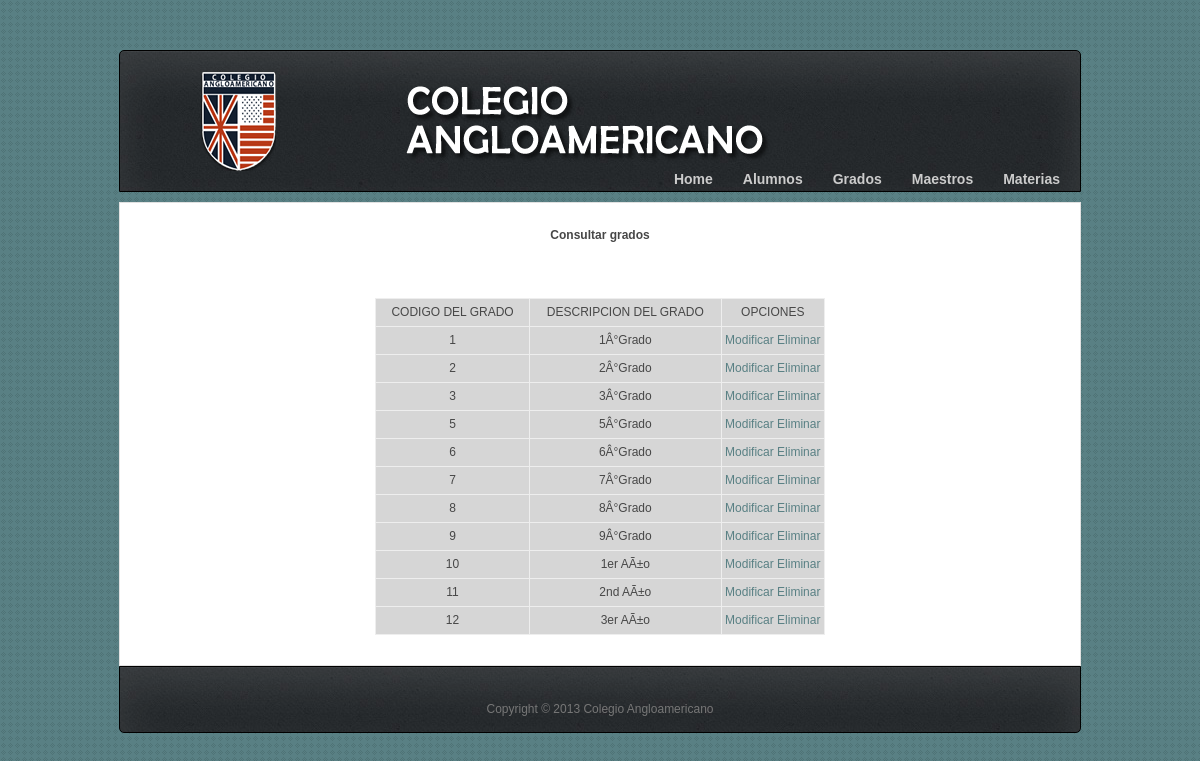
/admin/consultar_grados.php, run on the app's committed database.
### tables this page shows
CREATE TABLE IF NOT EXISTS `grados` (
  `ID_GRADO` int(11) NOT NULL AUTO_INCREMENT COMMENT 'Código de Grado',
  `GRADO` varchar(60) NOT NULL COMMENT 'Descripción del Grado.',
  PRIMARY KEY (`ID_GRADO`),
  UNIQUE KEY `IDX_GRADO` (`ID_GRADO`)
);

### admin/consultar_grados.php (the view, shortened to what this page needs)
<?php require_once('../Connections/cnn.php'); ?>
<?php
$maxRows_grados = 20;
$pageNum_grados = 0;
$startRow_grados = $pageNum_grados * $maxRows_grados;
$query_grados = "SELECT * FROM grados";
$query_limit_grados = sprintf("%s LIMIT %d, %d", $query_grados, $startRow_grados, $maxRows_grados);
$grados = mysql_query($query_limit_grados, $cnn) or die(mysql_error());
$row_grados = mysql_fetch_assoc($grados);
?>
<!DOCTYPE html>
<html lang="en">
<head>
	<link rel="stylesheet" href="../css/zerogrid.css">
	<link rel="stylesheet" href="../css/style.css">
    <link rel="stylesheet" href="../css/responsive.css">
	<link rel="stylesheet" href="../css/responsiveslides.css" />
  <link rel="stylesheet" href="../css/jquery-ui.css" />
</head>
<body>
<header>
 <div id=logo> <img src="../images/logo2.png" alt="Colegio Angloamericano"> </div>
 <div id=anglo> <img src="../images/COLEGIO_ANGLO.png" alt="Colegio Angloamericano"> </div>
  <nav>
	  <ul>
		<?php include("../includes/cabezeraadmin.php"); ?>
	  </ul>
  </nav>
</header>
<section id="content">
	<div class="zerogrid block">
	  <div class="row block03">
	    <h1>Consultar grados</h1>
	  </div>
	<div class="row block01">
      <table width="450" height="69" border="1" align="center">
        <tr>
          <td width="137">CODIGO DEL GRADO</td>
          <td width="171">DESCRIPCION DEL GRADO</td>
          <td width="91">OPCIONES</td>
        </tr>
        <?php do { ?>
          <tr>
            <td><?php echo $row_grados['ID_GRADO']; ?></td>
            <td><?php echo $row_grados['GRADO']; ?></td>
            <td><a href="Modificar_grados.php?ID_GRADO=<?php echo $row_grados['ID_GRADO']; ?>">     Modificar </a><a href="eliminar_grados.php?ID_GRADO=<?php echo $row_grados['ID_GRADO']; ?>">Eliminar</a></td>
          </tr>
          <?php } while ($row_grados = mysql_fetch_assoc($grados)); ?>
      </table>
    </div>
	</div>
</section>
<footer>
	<div class="wrapfooter">
	<p>Copyright © 2013 Colegio Angloamericano</p>
	</div>
</footer>
</body></html>

### css/zerogrid.css (style rules this page uses)
.zerogrid { position: relative; width: 960px; margin: 0 auto; padding: 0; }
.zerogrid .row { text-align: center; }
.zerogrid:after { content: "\0020"; display: block; height: 0; clear: both; visibility: hidden; }
.clearfix:before, .clearfix:after, .row:before, .row:after { content: '\0020'; display: block; overflow: hidden; visibility: hidden; width: 0; height: 0; }
.row:after, .clearfix:after { clear: both; }
.row, .clearfix { zoom: 1; }

### css/style.css (style rules this page uses)
a,abbr,acronym,address,applet,article,aside,audio,b,blockquote,big,body,center,canvas,caption,cite,code,command,datalist,dd,del,details,dfn,dl,div,dt,em,embed,fieldset,figcaption,figure,font,footer,form,h1,h2,h3,h4,h5,h6,header,hgroup,html,i,iframe,img,ins,kbd,keygen,label,legend,li,meter,nav,object,ol,output,p,pre,progress,q,s,samp,section,small,span,source,strike,strong,sub,sup,tbody,tfoot,thead,th,tr,tdvideo,tt,u,ul,var { background: transparent; border: 0 none; font-size: 100%; margin: 0; padding: 0; border: 0; outline: 0; text-align: center; padding-top: 10px; }
ol, ul { list-style:none; }
table { padding:0; border-collapse:collapse; background-color: #D6D6D6; border-top-style: none; border-right-style: none; border-bottom-style: none; border-left-style: none; border-top-color: #000; border-right-color: #000; border-bottom-color: #000; border-left-color: #000; text-align: center; }
img { vertical-align:top; }
article, aside, audio, canvas, command, datalist, details, embed, figcaption, figure, footer, header, hgroup, keygen, meter, nav, output, progress, section, source, video { display:block; }
html, body { width:100%; padding:0; margin:0; }
body { background: #598084 url(../images/pattern15.png); color: #474747; font: 12px/25px Arial, Helvetica, sans-serif; }
a { color: #598084;text-decoration: none; }
header { width:960px;height: 130px; position:relative; margin: 50px auto 0px auto;background: url(../images/bgheader.jpg);border:1px solid #000000; -webkit-border-radius: 5px 5px 5px 5px;-moz-border-radius: 5px 5px 5px 5px;-khtml-border-radius: 5px 5px 5px 5px;border-radius: 5px 5px 0 0; box-shadow: 0px 20px 40px 0px rgba(255, 255, 255, 0.1) inset, 0px 1px 1px 0px rgba(255, 255, 255, 0.05) inset; }
header #logo { position: absolute; top: 1px; left: 76px; height: 2.355cm; width: 84px; }
header nav { position: absolute; top: 99px; right: 5px; height: 37px; }
header nav ul { list-style: none;margin: 0;padding: 0; }
.zerogrid { border:1px solid #E1E1E1; }
.block { background:#ffffff; }
.block01 { padding:30px 0px; }
.block03 { padding-bottom: 20px; }
footer { width:960px; margin:0 auto 50px auto; color:#777777; ;background: url(../images/bgheader.jpg);border:1px solid #000000; -webkit-border-radius: 0 0 5px 5px;-moz-border-radius: 0 0 5px 5px;-khtml-border-radius: 0 0 5px 5px;border-radius: 0 0 5px 5px; box-shadow: 0px 20px 40px 0px rgba(255, 255, 255, 0.1) inset, 0px 1px 1px 0px rgba(255, 255, 255, 0.05) inset; }
footer .wrapfooter { padding:10px; }

### css/responsive.css (style rules this page uses)
html { -webkit-text-size-adjust: none; }
img { max-width: 100%; height: auto; width: auto\9; }

### data on the page
grados: ID_GRADO "1", GRADO "1Â°Grado"
grados: ID_GRADO "2", GRADO "2Â°Grado"
grados: ID_GRADO "3", GRADO "3Â°Grado"
grados: ID_GRADO "5", GRADO "5Â°Grado"
grados: ID_GRADO "6", GRADO "6Â°Grado"
grados: ID_GRADO "7", GRADO "7Â°Grado"
grados: ID_GRADO "8", GRADO "8Â°Grado"
grados: ID_GRADO "9", GRADO "9Â°Grado"
grados: ID_GRADO "10", GRADO "1er AÃ±o"
grados: ID_GRADO "11", GRADO "2nd AÃ±o"
grados: ID_GRADO "12", GRADO "3er AÃ±o"
